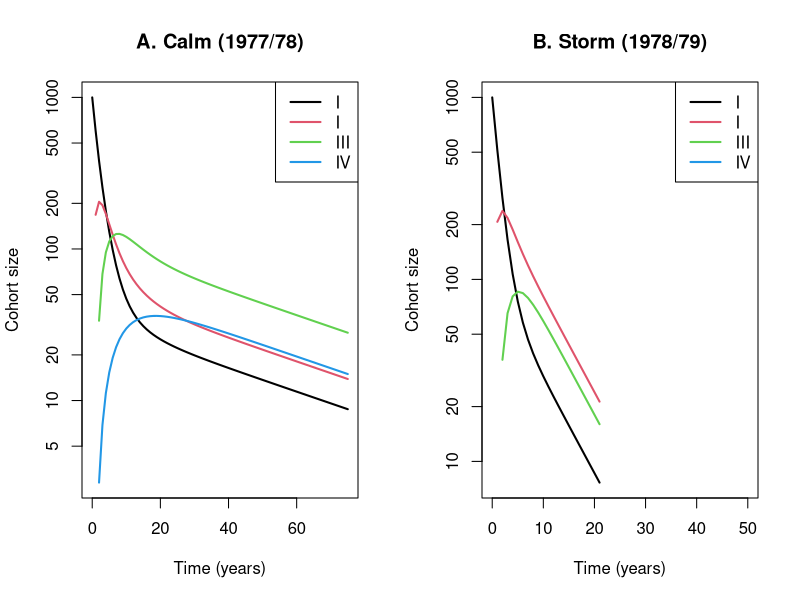

R code for this plot:
## ASSIGNMENT 1
## Julian Gan
## Recreation of Hughes, T.P. (1984).

## Matrix during the Calm year
C <- matrix(c(0.6020, 0.1167, 0.0217, 0.0741,
              0.1681, 0.6167, 0.1087, 0.0370,
              0.0000, 0.2000, 0.8043, 0.1481,
              0.0000, 0.0171, 0.0217, 0.9259),
            nrow=4, byrow=TRUE)

val.vec.C <- eigen(C)

# Calculate the equilibrium growth rate and stable size distribution
lambda.C <- val.vec.C$val[1] 
rvec.C <- val.vec.C$vectors[,1]/sum(val.vec.C$vectors[,1])


## Matrix during the Stormy year
S <- matrix(c(0.5135, 0.0794, 0.0727, 0.0714,
              0.2072, 0.6349, 0.2364, 0.2500,
              0.0000, 0.1746, 0.6545, 0.0714,
              0.0000, 0.0000, 0.0000, 0.7500),
            nrow=4, byrow=TRUE)


val.vec.S <- eigen(S)

# Calculate the equilibrium growth rate and stable size distribution
lambda.S <- val.vec.S$val[1] # It matches!
rvec.C <- val.vec.S$vectors[,1]/sum(val.vec.S$vectors[,1])


## Project the changes in a population over time
## using both the calm and storm matrices
N0 <- matrix(c(1000,0,0,0))
N0

pop <- function(m) {
  N.projected <- matrix(0, nrow = nrow(m), ncol=years+1)
  N.projected[,1] <- N0
  for(i in 1:years){
    N.projected[, i+1] <- m %*% N.projected[,i]
  }
  return(N.projected)
}

par(mfrow=c(1,2)) 
years <- 75
matplot(0:years,
        t(pop(C)),
        type= "l",
        lwd = 2,
        lty = 1,
        ylab = "Cohort size",
        xlab = "Time (years)",
        main = "A. Calm (1977/78)",
        log = "y",
        xlim = c(0,75)
)
legend("topright", legend = c("I", "I", "III", "IV"), 
       col = 1:4, lwd = 2, lty = 1)

years <- 21
matplot(0:years,
        t(pop(S)),
        type= "l",
        lwd = 2,
        lty = 1,
        ylab = "Cohort size",
        xlab = "Time (years)",
        main = "B. Storm (1978/79)",
        log = "y",
        xlim = c(0,50)
)
legend("topright", legend = c("I", "I", "III", "IV"), 
       col = 1:4, lwd = 2, lty = 1)